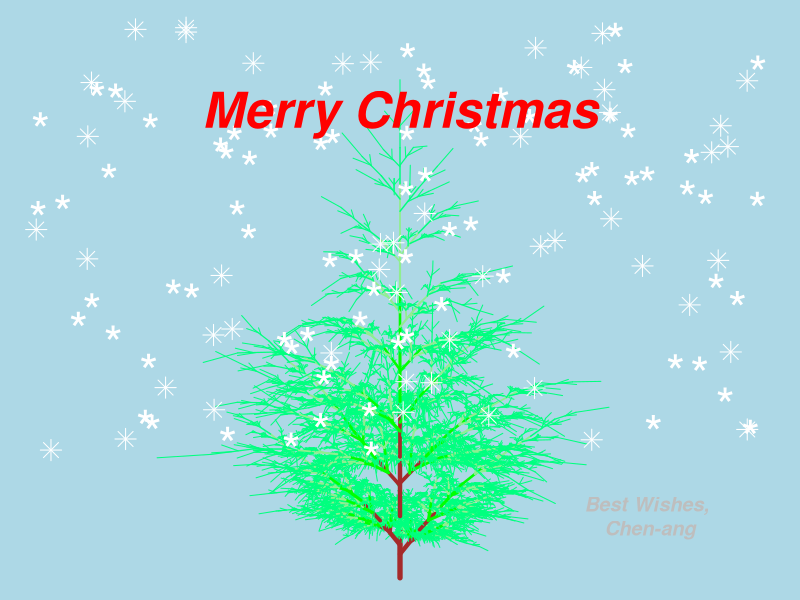

Here is the R script that generated this plot:
set.seed(25);
part<-list(x0=0,y0=0,x1=0,y1=1,branch1=NULL,
           branch2=NULL,extend=NULL,lwd=1,
           depth=0,col="springgreen");
par(mfrow=c(1,1),mar=c(5,4,4,2)+0.1);
segplot<-function(tree) {
  if(is.null(tree))return()
  segments(tree$x0,tree$y0,tree$x1,tree$y1,
           col=tree$col,lwd=tree$lwd)
  segplot(tree$branch1)
  segplot(tree$branch2)
  segplot(tree$extend)
}
grow<-function(tree) {
  if(is.null(tree))return(NULL)
  tree$lwd=tree$lwd*1.2
  if (tree$lwd>2.5) tree$col <- 'brown'
  if (is.null(tree$extend)) {
    tree$extend<-list(
        x0=tree$x1,
        y0=tree$y1,
        x1=rnorm(1,1,.03)*(2*tree$x1-tree$x0),
        y1=(rnorm(1,.98,.02)+.02*(tree$x1==tree$x0))*(2*tree$y1-tree$y0),
        branch1=NULL,
        branch2=NULL,
        extend=NULL,
        lwd=1,
        depth=tree$depth,
        col=tree$col
    )
    length=sqrt((tree$x1-tree$x0)^2 + (tree$y1-tree$y0)^2)
    angle<-asin((tree$x1-tree$x0)/length)
    branch<-list(
        x0=(tree$x1+tree$x0)/2,
        y0=(tree$y1+tree$y0)/2,
        branch1=NULL,
        branch2=NULL,
        extend=NULL,
        lwd=1,
        depth=tree$depth,
        col=tree$col
    )
    shift <- rnorm(2,.5,.1)
    branch$x0 <- shift[1]*tree$x1+(1-shift[1])*tree$x0
    branch$y0 <- shift[1]*tree$y1+(1-shift[1])*tree$y0
    length=length*rnorm(1,.5,.05)
    co <- runif(1,.35,.45)
    branch$x1 <- branch$x0+sin(angle+co)*length
    branch$y1 <- branch$y0+cos(angle+co)*length
    tree$branch1 <- branch
    branch$x0 <- shift[2]*tree$x1+(1-shift[2])*tree$x0
    branch$y0 <- shift[2]*tree$y1+(1-shift[2])*tree$y0
    co <- runif(1,.35,.45)
    branch$x1 <- branch$x0+sin(angle-co)*length
    branch$y1 <- branch$y0+cos(angle-co)*length
    tree$branch2 <- branch    
  } else {
    tree$branch1 <- grow(tree$branch1)
    tree$branch2 <- grow(tree$branch2)
    tree$extend <- grow(tree$extend)
  }
  tree$depth <- tree$depth+1
  if (tree$depth>2)  tree$col <- "lightgreen"
  if (tree$depth>4)  tree$col <- "green"
  if (tree$depth>6)  tree$col <- "brown"  
  tree
}
tree<-part
for(i in 1:9){
  tree <- grow(tree)
} 
par(mar=c(0,0,0,0),bg="lightblue")
plot(x=c(-3,3),y=c(0,9),type="n",axes=F,xlab="",ylab="")
segplot(tree);
par(pch="*");
points(runif(80,-3,3),runif(80,2,9),cex=3,col="white");
points(runif(50,-3,3),runif(50,2,9),cex=2,col="white",pch=8);
text(0,7.5,"Merry Christmas",col="red",font=4,cex=3);
text(-2,6,"",col="blue",font=4,cex=1.8);
text(2,1,"Best Wishes,\n Chen-ang",col="grey",font=4,cex=1.2);
